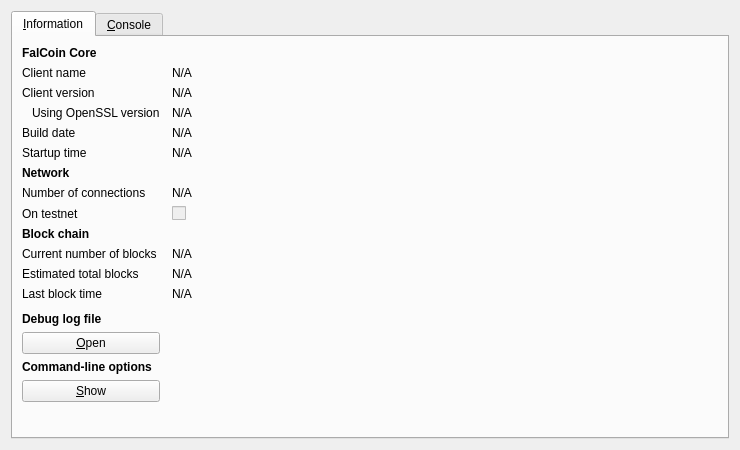
<?xml version="1.0" encoding="UTF-8"?>
<ui version="4.0">
 <class>RPCConsole</class>
 <widget class="QDialog" name="RPCConsole">
  <property name="geometry">
   <rect>
    <x>0</x>
    <y>0</y>
    <width>740</width>
    <height>450</height>
   </rect>
  </property>
  <property name="windowTitle">
   <string>FalCoin - Debug window</string>
  </property>
  <layout class="QVBoxLayout" name="verticalLayout_2">
   <item>
    <widget class="QTabWidget" name="tabWidget">
     <property name="currentIndex">
      <number>0</number>
     </property>
     <widget class="QWidget" name="tab_info">
      <attribute name="title">
       <string>&amp;Information</string>
      </attribute>
      <layout class="QGridLayout" name="gridLayout" columnstretch="0,1">
       <property name="horizontalSpacing">
        <number>12</number>
       </property>
       <item row="0" column="0">
        <widget class="QLabel" name="label_9">
         <property name="font">
          <font>
           <weight>75</weight>
           <bold>true</bold>
          </font>
         </property>
         <property name="text">
          <string>FalCoin Core</string>
         </property>
        </widget>
       </item>
       <item row="1" column="0">
        <widget class="QLabel" name="label_5">
         <property name="text">
          <string>Client name</string>
         </property>
        </widget>
       </item>
       <item row="1" column="1">
        <widget class="QLabel" name="clientName">
         <property name="cursor">
          <cursorShape>IBeamCursor</cursorShape>
         </property>
         <property name="text">
          <string>N/A</string>
         </property>
         <property name="textFormat">
          <enum>Qt::PlainText</enum>
         </property>
         <property name="textInteractionFlags">
          <set>Qt::LinksAccessibleByMouse|Qt::TextSelectableByKeyboard|Qt::TextSelectableByMouse</set>
         </property>
        </widget>
       </item>
       <item row="2" column="0">
        <widget class="QLabel" name="label_6">
         <property name="text">
          <string>Client version</string>
         </property>
        </widget>
       </item>
       <item row="2" column="1">
        <widget class="QLabel" name="clientVersion">
         <property name="cursor">
          <cursorShape>IBeamCursor</cursorShape>
         </property>
         <property name="text">
          <string>N/A</string>
         </property>
         <property name="textFormat">
          <enum>Qt::PlainText</enum>
         </property>
         <property name="textInteractionFlags">
          <set>Qt::LinksAccessibleByMouse|Qt::TextSelectableByKeyboard|Qt::TextSelectableByMouse</set>
         </property>
        </widget>
       </item>
       <item row="3" column="0">
        <widget class="QLabel" name="label_14">
         <property name="text">
          <string>Using OpenSSL version</string>
         </property>
         <property name="indent">
          <number>10</number>
         </property>
        </widget>
       </item>
       <item row="3" column="1">
        <widget class="QLabel" name="openSSLVersion">
         <property name="cursor">
          <cursorShape>IBeamCursor</cursorShape>
         </property>
         <property name="text">
          <string>N/A</string>
         </property>
         <property name="textFormat">
          <enum>Qt::PlainText</enum>
         </property>
         <property name="textInteractionFlags">
          <set>Qt::LinksAccessibleByMouse|Qt::TextSelectableByKeyboard|Qt::TextSelectableByMouse</set>
         </property>
        </widget>
       </item>
       <item row="4" column="0">
        <widget class="QLabel" name="label_12">
         <property name="text">
          <string>Build date</string>
         </property>
        </widget>
       </item>
       <item row="4" column="1">
        <widget class="QLabel" name="buildDate">
         <property name="cursor">
          <cursorShape>IBeamCursor</cursorShape>
         </property>
         <property name="text">
          <string>N/A</string>
         </property>
         <property name="textFormat">
          <enum>Qt::PlainText</enum>
         </property>
         <property name="textInteractionFlags">
          <set>Qt::LinksAccessibleByMouse|Qt::TextSelectableByKeyboard|Qt::TextSelectableByMouse</set>
         </property>
        </widget>
       </item>
       <item row="5" column="0">
        <widget class="QLabel" name="label_13">
         <property name="text">
          <string>Startup time</string>
         </property>
        </widget>
       </item>
       <item row="5" column="1">
        <widget class="QLabel" name="startupTime">
         <property name="cursor">
          <cursorShape>IBeamCursor</cursorShape>
         </property>
         <property name="text">
          <string>N/A</string>
         </property>
         <property name="textFormat">
          <enum>Qt::PlainText</enum>
         </property>
         <property name="textInteractionFlags">
          <set>Qt::LinksAccessibleByMouse|Qt::TextSelectableByKeyboard|Qt::TextSelectableByMouse</set>
         </property>
        </widget>
       </item>
       <item row="6" column="0">
        <widget class="QLabel" name="label_11">
         <property name="font">
          <font>
           <weight>75</weight>
           <bold>true</bold>
          </font>
         </property>
         <property name="text">
          <string>Network</string>
         </property>
        </widget>
       </item>
       <item row="7" column="0">
        <widget class="QLabel" name="label_7">
         <property name="text">
          <string>Number of connections</string>
         </property>
        </widget>
       </item>
       <item row="7" column="1">
        <widget class="QLabel" name="numberOfConnections">
         <property name="cursor">
          <cursorShape>IBeamCursor</cursorShape>
         </property>
         <property name="text">
          <string>N/A</string>
         </property>
         <property name="textFormat">
          <enum>Qt::PlainText</enum>
         </property>
         <property name="textInteractionFlags">
          <set>Qt::LinksAccessibleByMouse|Qt::TextSelectableByKeyboard|Qt::TextSelectableByMouse</set>
         </property>
        </widget>
       </item>
       <item row="8" column="0">
        <widget class="QLabel" name="label_8">
         <property name="text">
          <string>On testnet</string>
         </property>
        </widget>
       </item>
       <item row="8" column="1">
        <widget class="QCheckBox" name="isTestNet">
         <property name="enabled">
          <bool>false</bool>
         </property>
         <property name="text">
          <string/>
         </property>
        </widget>
       </item>
       <item row="9" column="0">
        <widget class="QLabel" name="label_10">
         <property name="font">
          <font>
           <weight>75</weight>
           <bold>true</bold>
          </font>
         </property>
         <property name="text">
          <string>Block chain</string>
         </property>
        </widget>
       </item>
       <item row="10" column="0">
        <widget class="QLabel" name="label_3">
         <property name="text">
          <string>Current number of blocks</string>
         </property>
        </widget>
       </item>
       <item row="10" column="1">
        <widget class="QLabel" name="numberOfBlocks">
         <property name="cursor">
          <cursorShape>IBeamCursor</cursorShape>
         </property>
         <property name="text">
          <string>N/A</string>
         </property>
         <property name="textFormat">
          <enum>Qt::PlainText</enum>
         </property>
         <property name="textInteractionFlags">
          <set>Qt::LinksAccessibleByMouse|Qt::TextSelectableByKeyboard|Qt::TextSelectableByMouse</set>
         </property>
        </widget>
       </item>
       <item row="11" column="0">
        <widget class="QLabel" name="label_4">
         <property name="text">
          <string>Estimated total blocks</string>
         </property>
        </widget>
       </item>
       <item row="11" column="1">
        <widget class="QLabel" name="totalBlocks">
         <property name="cursor">
          <cursorShape>IBeamCursor</cursorShape>
         </property>
         <property name="text">
          <string>N/A</string>
         </property>
         <property name="textFormat">
          <enum>Qt::PlainText</enum>
         </property>
         <property name="textInteractionFlags">
          <set>Qt::LinksAccessibleByMouse|Qt::TextSelectableByKeyboard|Qt::TextSelectableByMouse</set>
         </property>
        </widget>
       </item>
       <item row="12" column="0">
        <widget class="QLabel" name="label_2">
         <property name="text">
          <string>Last block time</string>
         </property>
        </widget>
       </item>
       <item row="12" column="1">
        <widget class="QLabel" name="lastBlockTime">
         <property name="cursor">
          <cursorShape>IBeamCursor</cursorShape>
         </property>
         <property name="text">
          <string>N/A</string>
         </property>
         <property name="textFormat">
          <enum>Qt::PlainText</enum>
         </property>
         <property name="textInteractionFlags">
          <set>Qt::LinksAccessibleByMouse|Qt::TextSelectableByKeyboard|Qt::TextSelectableByMouse</set>
         </property>
        </widget>
       </item>
       <item row="13" column="0">
        <spacer name="verticalSpacer_2">
         <property name="orientation">
          <enum>Qt::Vertical</enum>
         </property>
         <property name="sizeHint" stdset="0">
          <size>
           <width>20</width>
           <height>20</height>
          </size>
         </property>
        </spacer>
       </item>
       <item row="14" column="0">
        <widget class="QLabel" name="labelDebugLogfile">
         <property name="font">
          <font>
           <weight>75</weight>
           <bold>true</bold>
          </font>
         </property>
         <property name="text">
          <string>Debug log file</string>
         </property>
        </widget>
       </item>
       <item row="15" column="0">
        <widget class="QPushButton" name="openDebugLogfileButton">
         <property name="toolTip">
          <string>Open the FalCoin debug log file from the current data directory. This can take a few seconds for large log files.</string>
         </property>
         <property name="text">
          <string>&amp;Open</string>
         </property>
         <property name="autoDefault">
          <bool>false</bool>
         </property>
        </widget>
       </item>
       <item row="16" column="0">
        <widget class="QLabel" name="labelCLOptions">
         <property name="font">
          <font>
           <weight>75</weight>
           <bold>true</bold>
          </font>
         </property>
         <property name="text">
          <string>Command-line options</string>
         </property>
        </widget>
       </item>
       <item row="17" column="0">
        <widget class="QPushButton" name="showCLOptionsButton">
         <property name="toolTip">
          <string>Show the FalCoin-Qt help message to get a list with possible FalCoin command-line options.</string>
         </property>
         <property name="text">
          <string>&amp;Show</string>
         </property>
         <property name="autoDefault">
          <bool>false</bool>
         </property>
        </widget>
       </item>
       <item row="18" column="0">
        <spacer name="verticalSpacer">
         <property name="orientation">
          <enum>Qt::Vertical</enum>
         </property>
         <property name="sizeHint" stdset="0">
          <size>
           <width>20</width>
           <height>40</height>
          </size>
         </property>
        </spacer>
       </item>
      </layout>
     </widget>
     <widget class="QWidget" name="tab_console">
      <attribute name="title">
       <string>&amp;Console</string>
      </attribute>
      <layout class="QVBoxLayout" name="verticalLayout_3">
       <property name="spacing">
        <number>3</number>
       </property>
       <item>
        <widget class="QTextEdit" name="messagesWidget">
         <property name="minimumSize">
          <size>
           <width>0</width>
           <height>100</height>
          </size>
         </property>
         <property name="readOnly">
          <bool>true</bool>
         </property>
         <property name="tabKeyNavigation" stdset="0">
          <bool>false</bool>
         </property>
         <property name="columnCount" stdset="0">
          <number>2</number>
         </property>
        </widget>
       </item>
       <item>
        <layout class="QHBoxLayout" name="horizontalLayout">
         <property name="spacing">
          <number>3</number>
         </property>
         <item>
          <widget class="QLabel" name="label">
           <property name="text">
            <string notr="true">&gt;</string>
           </property>
          </widget>
         </item>
         <item>
          <widget class="QLineEdit" name="lineEdit"/>
         </item>
         <item>
          <widget class="QPushButton" name="clearButton">
           <property name="maximumSize">
            <size>
             <width>24</width>
             <height>24</height>
            </size>
           </property>
           <property name="toolTip">
            <string>Clear console</string>
           </property>
           <property name="text">
            <string/>
           </property>
           <property name="icon">
            <iconset resource="../bitcoin.qrc">
             <normaloff>:/icons/remove</normaloff>:/icons/remove</iconset>
           </property>
           <property name="shortcut">
            <string notr="true">Ctrl+L</string>
           </property>
           <property name="autoDefault">
            <bool>false</bool>
           </property>
          </widget>
         </item>
        </layout>
       </item>
      </layout>
     </widget>
    </widget>
   </item>
  </layout>
 </widget>
 <resources>
  <include location="../bitcoin.qrc"/>
 </resources>
 <connections/>
</ui>
